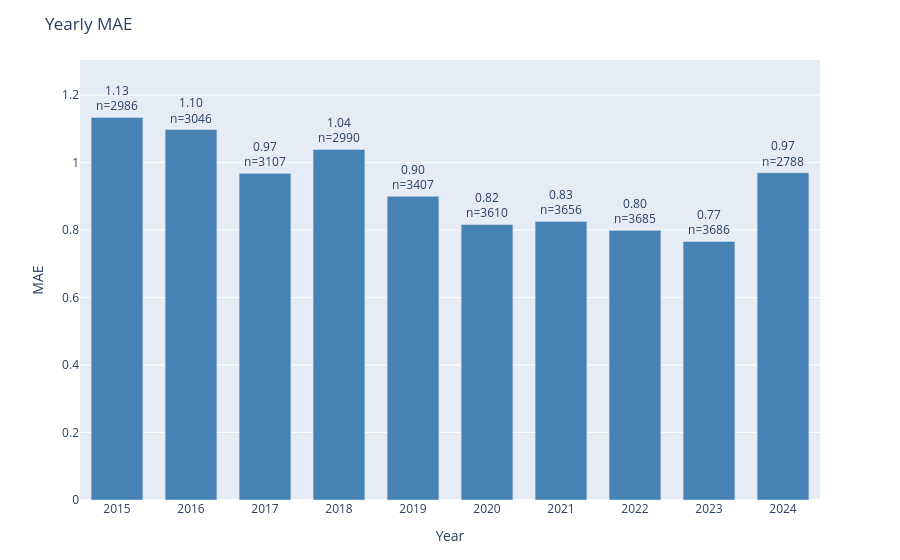

This figure's notebook cell:
### Code cell
plot_error_by_group(
    df=results_test,
    y_true_col='actual',
    y_pred_col='prediction',
    date_col='dt_temp',
    group_by='year',
    metric='mae',
    title='Yearly MAE'
)

### Figure 1 — Plotly figure (JSON) as saved in the notebook; plotly's stock layout.template omitted (floating-point values rounded to 4 significant figures)
{"data": [{"marker": {"color": "steelblue"}, "text": ["1.13<br>n=2986", "1.10<br>n=3046", "0.97<br>n=3107", "1.04<br>n=2990", "0.90<br>n=3407", "0.82<br>n=3610", "0.83<br>n=3656", "0.80<br>n=3685", "0.77<br>n=3686", "0.97<br>n=2788"], "textposition": "outside", "type": "bar", "x": ["2015", "2016", "2017", "2018", "2019", "2020", "2021", "2022", "2023", "2024"], "y": [1.134, 1.098, 0.9678, 1.039, 0.8999, 0.8166, 0.8255, 0.7989, 0.7661, 0.9695]}], "layout": {"bargap": 0.3, "margin": {"b": 60, "t": 60}, "title": {"text": "Yearly MAE"}, "uniformtext": {"minsize": 8, "mode": "hide"}, "xaxis": {"title": {"text": "Year"}}, "yaxis": {"range": [0, 1.304], "title": {"text": "MAE"}}}}
